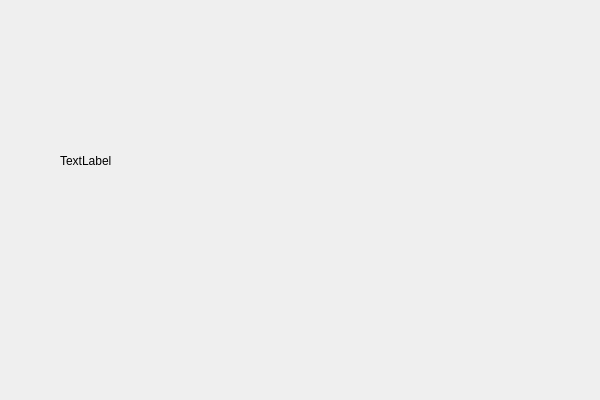
<?xml version="1.0" encoding="UTF-8"?>
<ui version="4.0">
 <class>SdlQtRGBClass</class>
 <widget class="QWidget" name="SdlQtRGBClass">
  <property name="geometry">
   <rect>
    <x>0</x>
    <y>0</y>
    <width>600</width>
    <height>400</height>
   </rect>
  </property>
  <property name="windowTitle">
   <string>SdlQtRGB</string>
  </property>
  <widget class="QLabel" name="label">
   <property name="geometry">
    <rect>
     <x>60</x>
     <y>50</y>
     <width>331</width>
     <height>221</height>
    </rect>
   </property>
   <property name="text">
    <string>TextLabel</string>
   </property>
  </widget>
 </widget>
 <layoutdefault spacing="6" margin="11"/>
 <resources/>
 <connections/>
</ui>
